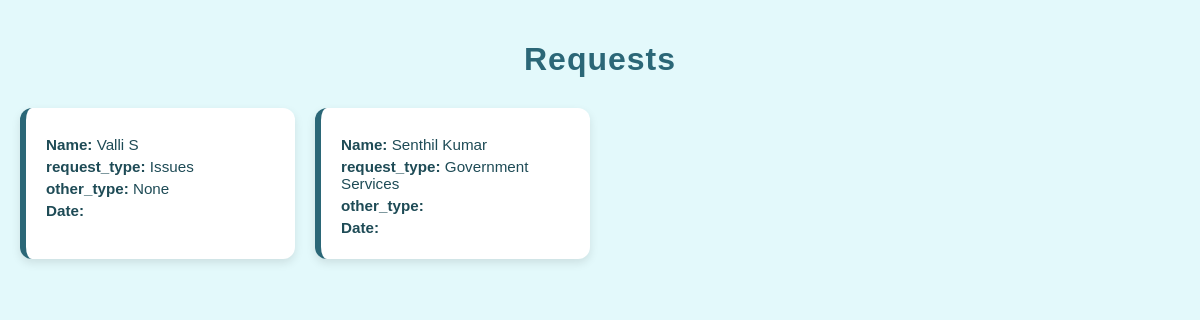
/eo/requests/, run on the app's committed database.
### myapp/models.py (models this page shows, shortened)
class Request(models.Model):
    REQUEST_TYPES = [
        ("Public Safety", "Public Safety"),
        ("Sanitation / Hygiene", "Sanitation / Hygiene"),
        ("Road / Traffic Issues", "Road / Traffic Issues"),
        ("Electricity / Water Supply", "Electricity / Water Supply"),
        ("Government Services", "Government Services"),
        ("Others", "Others"),
    ]
    name = models.CharField(max_length=100)
    phone_number = models.CharField(max_length=15)
    address = models.TextField()
    request_type = models.CharField(max_length=50, choices=REQUEST_TYPES)
    other_type = models.CharField(max_length=100, null=True, blank=True)
    description = models.TextField(max_length=500, null=True)
    supervisor_name = models.CharField(max_length=100, null=True)
    area = models.CharField(max_length=100, null=True)
    date_time= models.DateTimeField(auto_now_add=True, null=True)
    file = models.FileField(upload_to='requests/', blank=True, null=True)
    status = models.CharField(
        max_length=20,
        default='unverified'
    )

### myapp/views.py (the view)
# urls.py: path('eo/requests/', views.eo_requests, name='eo_requests'),
def eo_requests(request):
    requests = Request.objects.all()
    context = {
        'requests': requests
    }
    return render(request, 'eo_requests.html',context)

### myapp/templates/eo_requests.html (shortened to what this page needs)
<!DOCTYPE html>
<html lang="en">
<head>
</head>
<body>
<h1>Requests</h1>
<div class="cards-container">
{% for req in requests %}
<div class="card">
    <p><strong>Name:</strong> {{ req.name }}</p>
    <p><strong>request_type:</strong> {{ req.request_type }}</p>
    <p><strong>other_type:</strong> {{ req.other_type}}</p>
    <p><strong>Date:</strong> {{ req.created_at }}</p>
</div>
{% empty %}
<p style="text-align:center; grid-column: 1 / -1;">No requests found.</p>
{% endfor %}
</div>
</body>
</html>

### myapp/templates/eo_requests.html (style rules this page uses)
:root { --bg: #e3f9fb; --card-bg: #ffffff; --accent: #2b6777; --text: #1e4b56; --highlight: #2a86a0; --shadow: rgba(0, 0, 0, 0.1); }
body { font-family: "Poppins", sans-serif; background: var(--bg); margin: 0; padding: 20px; color: var(--text); }
h1 { text-align: center; margin-bottom: 30px; color: var(--accent); letter-spacing: 1px; }
.cards-container { display: grid; grid-template-columns: repeat(auto-fill, minmax(250px, 1fr)); gap: 20px; }
.card { background: var(--card-bg); border-radius: 12px; padding: 18px 20px; box-shadow: 0 4px 10px var(--shadow); transition: all 0.3s ease; border-left: 6px solid var(--accent); cursor: pointer; }
.card p { margin: 5px 0; font-size: 0.95em; color: var(--text); }

### data on the page
Request: name "Valli S", request_type "Issues", other_type "None"
Request: name "Senthil Kumar", request_type "Government Services"
